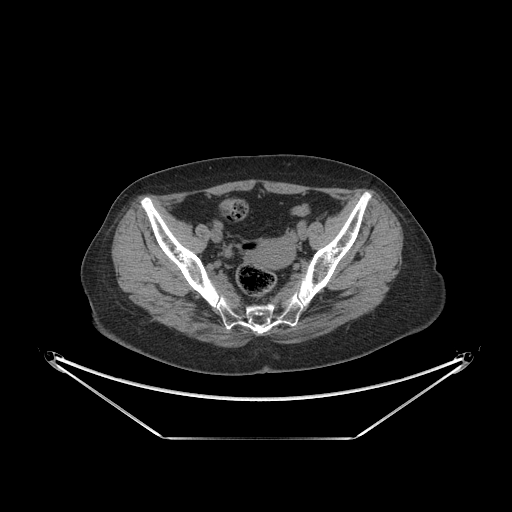
#> input picture wuzhe_data/fold_1/train/ct/001002.png, 512 x 512 px, found by its file name
$ python png_cache.py --png-root ../../wuzhe_data/fold_1/train/ct --out-dir out
#> lines starting #> are read from the running program, lines starting #| are printed output that depends on the picture; after the words box and inside, x2 and y2 are one past the last pixel; in counts of white or black regions, pixels touching at a corner belong together
"""Build NPZ training cache from split-organized PNG data.

Expected layout by default:

    main_data/
      split.csv
      train/ct/*.png
      train/pet_peizhuan/*.png
      train/pet/*.png
      train/label/*.png
      val/...

The output .npz files are compatible with :class:`src.data.dataset.CachedDataset`.
PNG intensity is not treated as physical SUV/HU; SUV-specific losses should be
disabled unless the PNG export is backed by a known physical calibration.
"""

from __future__ import annotations

import argparse
import csv
import json
from collections import Counter, defaultdict
from pathlib import Path
from typing import Any, Dict, Iterable, List, Optional, Sequence, Tuple

import numpy as np
from PIL import Image

_CACHE_EXT = ".npz"
_SPLITS = {"train", "val", "test"}
_MANIFEST_COLUMNS = ["sample_id", "patient_id", "slice_id", "split", "cache_path"]
_IMAGE_EXTS = (".png", ".PNG")


def _sample_id_from_file_name(file_name: str) -> str:
    return Path(str(file_name).strip()).stem


def _parse_sample_id(sample_id: str) -> Tuple[str, int]:
    patient_id = sample_id[:3] if len(sample_id) >= 3 else sample_id
    try:
        slice_id = int(sample_id[3:6]) if len(sample_id) >= 6 else 0
    except ValueError:
        slice_id = 0
    return patient_id, slice_id


def _read_split_rows(split_csv: Path) -> List[Dict[str, str]]:
    with open(split_csv, "r", encoding="utf-8-sig", newline="") as fh:
        reader = csv.DictReader(fh)
        rows = []
        for row in reader:
            rows.append({str(k): ("" if v is None else str(v).strip()) for k, v in row.items()})
        return rows


def _candidate_file_names(file_name: str) -> Iterable[str]:
    name = str(file_name).strip()
    if not name:
        return []
    path = Path(name)
    if path.suffix:
        return [path.name]
    return [f"{path.name}{ext}" for ext in _IMAGE_EXTS]


def _find_png(base_dir: Path, file_name: str) -> Optional[Path]:
    for candidate in _candidate_file_names(file_name):
        path = base_dir / candidate
        if path.exists():
            return path
    return None


def _image_resample_filter(mask: bool) -> int:
    if mask:
        return Image.Resampling.NEAREST
    return Image.Resampling.BILINEAR


def _load_png_array(path: Path, image_size: int, *, mask: bool = False) -> Tuple[np.ndarray, str]:
    with Image.open(path) as img:
        original_mode = img.mode
        if mask:
            img = img.convert("L")
        elif img.mode not in {"L", "I", "I;16", "I;16B", "I;16L", "F"}:
            img = img.convert("L")
        if image_size > 0 and img.size != (image_size, image_size):
            img = img.resize((image_size, image_size), _image_resample_filter(mask))
        arr = np.asarray(img, dtype=np.float32)
    if arr.ndim == 3:
        arr = arr[..., 0]
    if arr.ndim != 2:
        raise ValueError(f"Unsupported PNG shape {arr.shape} for {path}")
    return arr, original_mode


def _normalise_unit(arr: np.ndarray, mode: str, normalization: str) -> np.ndarray:
    arr = np.nan_to_num(arr.astype(np.float32), nan=0.0, posinf=0.0, neginf=0.0)
    if normalization == "minmax":
        v_min = float(arr.min())
        v_max = float(arr.max())
        return np.zeros_like(arr, dtype=np.float32) if v_max <= v_min else (arr - v_min) / (v_max - v_min)

    if normalization != "auto":
        raise ValueError(f"Unsupported normalization mode: {normalization}")

    v_min = float(arr.min())
    v_max = float(arr.max())
    if v_min >= 0.0 and v_max <= 1.0:
        unit = arr
    elif v_min >= 0.0 and v_max <= 255.0:
        unit = arr / 255.0
    elif v_min >= 0.0 and v_max <= 65535.0:
        unit = arr / 65535.0
    else:
        unit = _normalise_unit(arr, mode, "minmax")
    return np.clip(unit.astype(np.float32), 0.0, 1.0)


def _normalise_image(arr: np.ndarray, mode: str, normalization: str) -> np.ndarray:
    unit = _normalise_unit(arr, mode, normalization)
    return (unit * 2.0 - 1.0).astype(np.float32)


def _normalise_mask(arr: np.ndarray, threshold: float) -> np.ndarray:
    if threshold <= 0.0:
        mask = arr > 0.0
    else:
        limit = threshold if arr.max() <= 1.0 else threshold * 255.0
        mask = arr > limit
    return mask.astype(np.float32)


def _json_bytes(payload: Dict[str, Any]) -> np.ndarray:
    return np.frombuffer(json.dumps(payload, ensure_ascii=False).encode("utf-8"), dtype=np.uint8)


def _write_split_manifest(rows: List[Dict[str, str]], output_csv: Path) -> None:
    output_csv.parent.mkdir(parents=True, exist_ok=True)
    with open(output_csv, "w", encoding="utf-8", newline="") as fh:
        writer = csv.DictWriter(fh, fieldnames=_MANIFEST_COLUMNS)
        writer.writeheader()
        writer.writerows(rows)


def _empty_stats() -> Dict[str, Any]:
    return {
        "total_rows": 0,
        "built": 0,
        "skipped": {},
        "pet_source_counts": {},
        "manifest_rows": 0,
        "errors": [],
    }


def build_png_cache(
    *,
    png_root: str | Path,
    split_csv: str | Path | None = None,
    out_dir: str | Path,
    split_manifest: str | Path | None = None,
    image_size: int = 192,
    ct_subdir: str = "ct",
    pet_subdirs: Sequence[str] = ("pet_peizhuan", "pet"),
    label_subdir: str = "label",
    normalization: str = "auto",
    mask_threshold: float = 0.0,
    pet_invert: bool = False,
    allow_missing_mask: bool = False,
    overwrite: bool = True,
) -> Dict[str, Any]:
    """Convert split-organized PNG slices into CachedDataset-compatible NPZ files."""
    png_root = Path(png_root)
    split_csv = Path(split_csv) if split_csv is not None else png_root / "split.csv"
    out_dir = Path(out_dir)
    split_manifest = Path(split_manifest) if split_manifest is not None else png_root / "split_manifest.csv"

    if not split_csv.exists():
        raise FileNotFoundError(f"split_csv not found: {split_csv}")
    if not png_root.exists():
        raise FileNotFoundError(f"png_root not found: {png_root}")
    if not pet_subdirs:
        raise ValueError("pet_subdirs must contain at least one directory name")

    out_dir.mkdir(parents=True, exist_ok=True)
    rows = _read_split_rows(split_csv)
#> (reads main_data/split.csv from the repository)
    skipped: Counter[str] = Counter()
    pet_source_counts: Counter[str] = Counter()
    errors: List[str] = []
    manifest_rows: List[Dict[str, str]] = []

    for row in rows:
        sample_file = row.get("file_name", "") or row.get("sample_id", "")
        sample_id = _sample_id_from_file_name(sample_file)
        split = row.get("split", "").lower()
        patient_id = row.get("patient_id", "") or _parse_sample_id(sample_id)[0]
        parsed_patient, slice_id = _parse_sample_id(sample_id)
        patient_id = patient_id or parsed_patient

        if not sample_id:
            skipped["invalid_row"] += 1
            continue
        if split not in _SPLITS:
            skipped["invalid_split"] += 1
            if len(errors) < 50:
                errors.append(f"{sample_id}: invalid split {split!r}")
            continue

        split_dir = png_root / split
        ct_path = _find_png(split_dir / ct_subdir, sample_file)
        if ct_path is None:
            skipped["missing_ct_png"] += 1
            if len(errors) < 50:
                errors.append(f"{sample_id}: missing CT PNG under {split_dir / ct_subdir}")
            continue

        pet_path = None
        pet_source = ""
        for pet_subdir in pet_subdirs:
            pet_path = _find_png(split_dir / pet_subdir, sample_file)
            if pet_path is not None:
                pet_source = pet_subdir
                break
        if pet_path is None:
            skipped["missing_pet_png"] += 1
            if len(errors) < 50:
                errors.append(f"{sample_id}: missing PET PNG under {split_dir / list(pet_subdirs)[0]}")
            continue

        label_path = _find_png(split_dir / label_subdir, sample_file)
        if label_path is None and not allow_missing_mask:
            skipped["missing_label_png"] += 1
            if len(errors) < 50:
                errors.append(f"{sample_id}: missing label PNG under {split_dir / label_subdir}")
            continue

        out_path = out_dir / f"{sample_id}{_CACHE_EXT}"
        if out_path.exists() and not overwrite:
            skipped["exists"] += 1
            # Audit P0-5: the split manifest is rewritten in full below and
            # CachedDataset treats it as authoritative, so skipped-but-existing
            # samples must still be listed or they silently vanish from
            # training/eval on an incremental --no-overwrite rerun.
            manifest_rows.append({
                "sample_id": sample_id,
                "patient_id": patient_id,
                "slice_id": str(slice_id),
                "split": split,
                "cache_path": str(out_path),
            })
            pet_source_counts[pet_source] += 1
            continue

        try:
            ct_raw, ct_mode = _load_png_array(ct_path, image_size, mask=False)
#> in _load_png_array, img is the input picture: PIL image 512x512 RGB; min 0, max 255, mean 23.3
#> in _load_png_array, `img = img.resize((image_size, image_size), _image_resample_filter(mask))`:
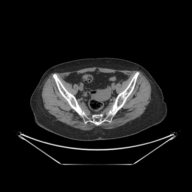
#> img: PIL image 192x192 L; min 0, max 255, mean 23.3
#> in build_png_cache, `ct_raw, ct_mode = _load_png_array(ct_path, image_size, mask=False)`: ct_mode = 'RGB'
            pet_raw, pet_mode = _load_png_array(pet_path, image_size, mask=False)
            if pet_invert:
                # pet_peizhuan PNGs are inverted grayscale on a white canvas:
                # background (outside body) = 255, hot lesion = darkest. Invert
                # (255 - x) so background -> 0 and hot lesion -> bright before
                # normalisation. Use only for white-canvas inverted PET.
                pet_raw = 255.0 - pet_raw
            ct = _normalise_image(ct_raw, ct_mode, normalization)[None, ...]
#> in _normalise_unit, `v_min = float(arr.min())`: v_min = 0
#> in _normalise_unit, `v_max = float(arr.max())`: v_max = 255
            pet = _normalise_image(pet_raw, pet_mode, normalization)[None, ...]

            has_mask = label_path is not None
            if has_mask:
                mask_raw, _ = _load_png_array(label_path, image_size, mask=True)
#> call 3 of _load_png_array, with image_size = 192, mask = True
#> in _load_png_array (call 3), `img = img.resize((image_size, image_size), _image_resample_filter(mask))`:
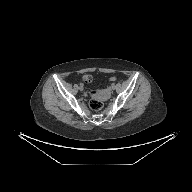
#> img: PIL image 192x192 L; min 0, max 255, mean 23.3
                mask = _normalise_mask(mask_raw, mask_threshold)[None, ...]
#> in _normalise_mask, `mask = arr > 0.0`:
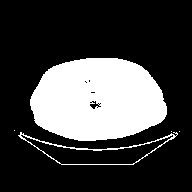
#> mask: shape (192, 192) bool; 25.6% white; 5 white regions (3 under 20 px), largest, box (x1, y1, x2, y2) and area: (30, 58, 167, 141) 8958, (18, 132, 178, 165) 483
            else:
                mask = np.zeros_like(ct, dtype=np.float32)

            scale_meta = {
                "suv_ok": False,
                "pet_suv_available": False,
                "pet_raw_min": float(pet_raw.min()),
                "pet_raw_max": float(pet_raw.max()),
                "ct_raw_min": float(ct_raw.min()),
                "ct_raw_max": float(ct_raw.max()),
                "ct_physical_key": "",
                "pet_physical_key": "",
                "pet_physical_kind": "png_intensity",
                "png_normalization": normalization,
                "pet_invert": pet_invert,
                "patient_id": patient_id,
                "slice_id": int(slice_id),
            }
            payload = {
                "ct": ct.astype(np.float32),
                "pet": pet.astype(np.float32),
                "mask": mask.astype(np.float32),
                "mu_map": np.zeros_like(ct, dtype=np.float32),
                "scale_meta_json": _json_bytes(scale_meta),
            }
            np.savez_compressed(str(out_path), **payload)

            meta = {
                "sample_id": sample_id,
                "patient_id": patient_id,
                "slice_id": int(slice_id),
                "split": split,
                "source": "png",
                "has_label": bool(has_mask),
                "ct_png_path": str(ct_path),
                "pet_png_path": str(pet_path),
                "pet_source": pet_source,
                "label_png_path": str(label_path) if label_path is not None else "",
                "scale_meta": scale_meta,
            }
            with open(out_dir / f"{sample_id}_meta.json", "w", encoding="utf-8") as fh:
                json.dump(meta, fh, ensure_ascii=False, default=str)

            manifest_rows.append({
                "sample_id": sample_id,
                "patient_id": patient_id,
                "slice_id": str(slice_id),
                "split": split,
                "cache_path": str(out_path),
            })
            pet_source_counts[pet_source] += 1
        except Exception as exc:
            skipped["processing_error"] += 1
            if len(errors) < 50:
                errors.append(f"{sample_id}: {exc}")
#> pass 2 of the loop in build_png_cache, `for row in rows:`:
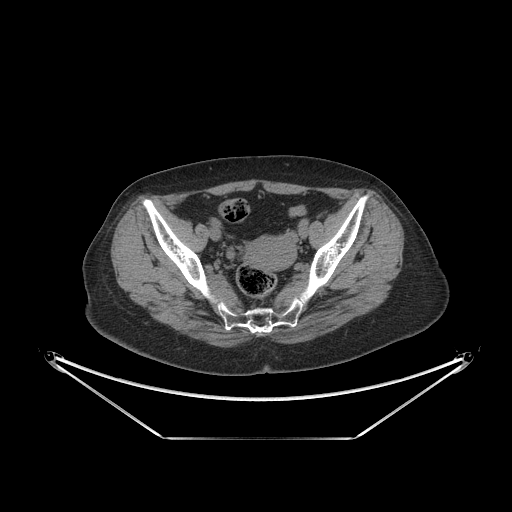
#> input picture wuzhe_data/fold_1/train/ct/001003.png, 512 x 512 px, found by its file name
#> in _load_png_array, img is the input picture: PIL image 512x512 RGB; min 0, max 255, mean 23.3
#> in _load_png_array (call 6), `img = img.resize((image_size, image_size), _image_resample_filter(mask))`:
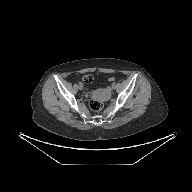
#> img: PIL image 192x192 L; min 0, max 255, mean 23.2
#> in _normalise_mask (call 2), `mask = arr > 0.0`:
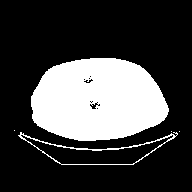
#> mask: shape (192, 192) bool; 25.7% white; 5 white regions (3 under 20 px), largest, box (x1, y1, x2, y2) and area: (31, 58, 169, 141) 8981, (18, 132, 178, 165) 487

    _write_split_manifest(manifest_rows, split_manifest)
    stats = _empty_stats()
    stats.update({
        "total_rows": len(rows),
        "built": len(manifest_rows) - int(skipped.get("exists", 0)),
        "manifest_rows": len(manifest_rows),
        "skipped": dict(skipped),
        "pet_source_counts": dict(pet_source_counts),
        "cache_dir": str(out_dir),
        "split_manifest": str(split_manifest),
        "errors": errors,
    })
    with open(split_manifest.with_suffix(".json"), "w", encoding="utf-8") as fh:
        json.dump(stats, fh, indent=2, ensure_ascii=False, default=str)
    return stats


def _cli(argv: Optional[Sequence[str]] = None) -> int:
    ap = argparse.ArgumentParser(description="Build NPZ cache from split-organized PNG data")
    ap.add_argument("--png-root", required=True, type=Path, help="Root containing split.csv and train/val folders")
    ap.add_argument("--split-csv", type=Path, default=None, help="CSV with file_name, patient_id, split columns")
    ap.add_argument("--out-dir", required=True, type=Path, help="Output .npz cache directory")
    ap.add_argument("--split-manifest", type=Path, default=None, help="Output split_manifest.csv")
    ap.add_argument("--image-size", type=int, default=192)
    ap.add_argument("--ct-subdir", default="ct")
    ap.add_argument("--pet-subdirs", nargs="+", default=["pet_peizhuan", "pet"],
                    help="PET subdirectories in priority order")
    ap.add_argument("--label-subdir", default="label")
    ap.add_argument("--normalization", choices=["auto", "minmax"], default="auto")
    ap.add_argument("--mask-threshold", type=float, default=0.0)
    ap.add_argument("--pet-invert", action="store_true",
                    help="Invert PET (255-x): for white-canvas inverted PET where background=255 and hot lesion is dark")
    ap.add_argument("--allow-missing-mask", action="store_true")
    ap.add_argument("--no-overwrite", action="store_true")
    ap.add_argument("--allow-skips", action="store_true",
                    help="Return success even if some rows could not be converted")
    args = ap.parse_args(argv)

    stats = build_png_cache(
        png_root=args.png_root,
        split_csv=args.split_csv,
        out_dir=args.out_dir,
        split_manifest=args.split_manifest,
        image_size=args.image_size,
        ct_subdir=args.ct_subdir,
        pet_subdirs=args.pet_subdirs,
        label_subdir=args.label_subdir,
        normalization=args.normalization,
        mask_threshold=args.mask_threshold,
        pet_invert=args.pet_invert,
        allow_missing_mask=args.allow_missing_mask,
        overwrite=not args.no_overwrite,
    )
    print(json.dumps(stats, indent=2, ensure_ascii=False, default=str))
    if stats["skipped"] and not args.allow_skips:
        return 2
    return 0


if __name__ == "__main__":
    raise SystemExit(_cli())
